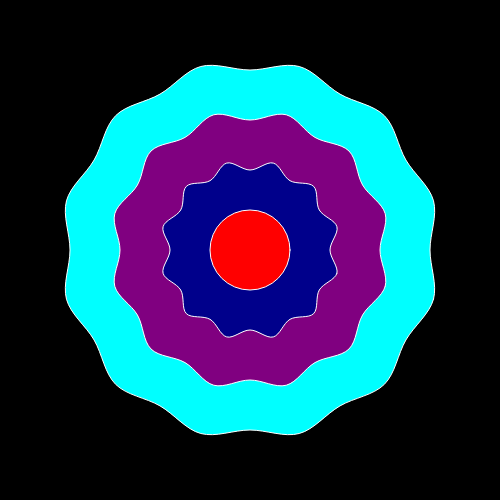
Frame 1 (no input)
Frame 60 (no input): identical to frame 1, image omitted
Frame 120 (the mouse pressed at the canvas centre since frame 60): identical to frame 1, image omitted

The p5.js sketch that drew this single still picture (run headless with seeded random() and noise() and a simulated clock; from frame 60 on, the mouse is pressed at the canvas centre):

// p5.js sketch
// ── sketch.js
const screenSize = {
	width: 500,
	height: 500
};

const centerPoint = {
	x: screenSize.width / 2,
	y: screenSize.height / 2
};

const colors = [
	'cyan',
	'purple',
	'darkblue'
];

function setup() {
	createCanvas(screenSize.width, screenSize.height);
	background('black');

	const groups = [];
	let numGroups = 3;
	let distance = 190;

	while (numGroups > 0) {
		let currAngle = 0;		
		const group = [];

		while (currAngle < 405) {
			let currRadians = radians(currAngle);
			let currSin = sin(currRadians);
			let currCos = cos(currRadians);

			let pos = {
				x: centerPoint.x + (currCos * distance),
				y: centerPoint.y + (currSin * distance)
			};

			if (currAngle % 30 == 0) {
				pos = {
					x: centerPoint.x + (currCos * (distance - 10)),
					y: centerPoint.y + (currSin * (distance - 10))
				};
			}
			
			group.push(pos);

			currAngle += 15;
		}

		groups.push(group);

		distance -= 50;
		numGroups -= 1;
	}

	stroke('white');

	groups.forEach((group, indexGroup) => {
		fill(colors[indexGroup]);

		beginShape();
		group.forEach((pos) => {
			curveVertex(pos.x, pos.y);
		});
		endShape();

	});

	fill('red');
	ellipse(centerPoint.x, centerPoint.y, 80, 80);
}

function draw() {

}
